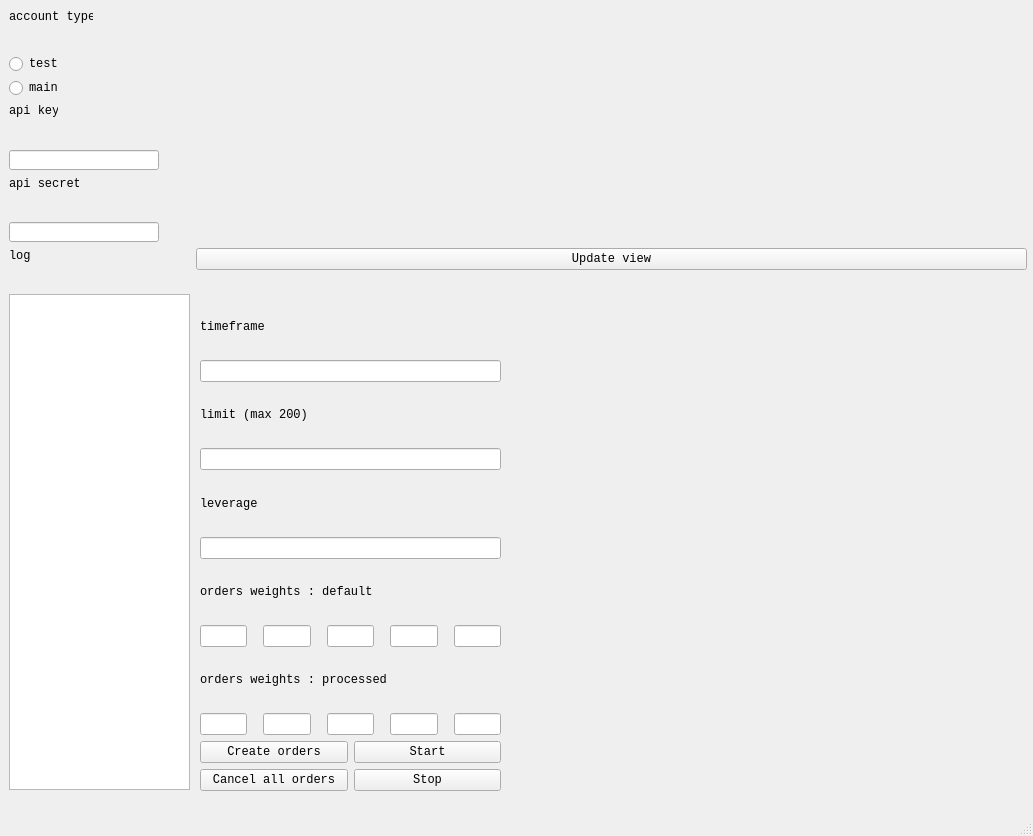
<?xml version="1.0" encoding="UTF-8"?>
<ui version="4.0">
 <class>MainWindow</class>
 <widget class="QMainWindow" name="MainWindow">
  <property name="geometry">
   <rect>
    <x>0</x>
    <y>0</y>
    <width>1033</width>
    <height>836</height>
   </rect>
  </property>
  <property name="font">
   <font>
    <family>Consolas</family>
    <pointsize>9</pointsize>
   </font>
  </property>
  <property name="windowTitle">
   <string>MainWindow</string>
  </property>
  <widget class="QWidget" name="centralwidget">
   <widget class="QRadioButton" name="radioButton">
    <property name="geometry">
     <rect>
      <x>9</x>
      <y>55</y>
      <width>51</width>
      <height>18</height>
     </rect>
    </property>
    <property name="text">
     <string>test</string>
    </property>
   </widget>
   <widget class="QLabel" name="label">
    <property name="geometry">
     <rect>
      <x>9</x>
      <y>9</y>
      <width>84</width>
      <height>16</height>
     </rect>
    </property>
    <property name="text">
     <string>account type</string>
    </property>
   </widget>
   <widget class="QTextBrowser" name="textBrowser">
    <property name="geometry">
     <rect>
      <x>9</x>
      <y>294</y>
      <width>181</width>
      <height>496</height>
     </rect>
    </property>
    <property name="sizeAdjustPolicy">
     <enum>QAbstractScrollArea::AdjustIgnored</enum>
    </property>
   </widget>
   <widget class="QLabel" name="label_3">
    <property name="geometry">
     <rect>
      <x>9</x>
      <y>176</y>
      <width>70</width>
      <height>16</height>
     </rect>
    </property>
    <property name="text">
     <string>api secret</string>
    </property>
   </widget>
   <widget class="QLineEdit" name="lineEdit_2">
    <property name="geometry">
     <rect>
      <x>9</x>
      <y>222</y>
      <width>150</width>
      <height>20</height>
     </rect>
    </property>
   </widget>
   <widget class="QLineEdit" name="lineEdit">
    <property name="geometry">
     <rect>
      <x>9</x>
      <y>150</y>
      <width>150</width>
      <height>20</height>
     </rect>
    </property>
   </widget>
   <widget class="QLabel" name="label_2">
    <property name="geometry">
     <rect>
      <x>9</x>
      <y>103</y>
      <width>49</width>
      <height>16</height>
     </rect>
    </property>
    <property name="text">
     <string>api key</string>
    </property>
   </widget>
   <widget class="QRadioButton" name="radioButton_2">
    <property name="geometry">
     <rect>
      <x>9</x>
      <y>79</y>
      <width>51</width>
      <height>18</height>
     </rect>
    </property>
    <property name="text">
     <string>main</string>
    </property>
   </widget>
   <widget class="QLabel" name="label_9">
    <property name="geometry">
     <rect>
      <x>9</x>
      <y>248</y>
      <width>21</width>
      <height>16</height>
     </rect>
    </property>
    <property name="text">
     <string>log</string>
    </property>
   </widget>
   <widget class="QWidget" name="">
    <property name="geometry">
     <rect>
      <x>196</x>
      <y>9</y>
      <width>831</width>
      <height>261</height>
     </rect>
    </property>
    <layout class="QVBoxLayout" name="verticalLayout_3">
     <item>
      <widget class="QWidget" name="plotwidget" native="true"/>
     </item>
     <item>
      <widget class="QPushButton" name="updateButton">
       <property name="text">
        <string>Update view</string>
       </property>
      </widget>
     </item>
    </layout>
   </widget>
   <widget class="QWidget" name="">
    <property name="geometry">
     <rect>
      <x>200</x>
      <y>300</y>
      <width>301</width>
      <height>491</height>
     </rect>
    </property>
    <layout class="QVBoxLayout" name="verticalLayout_4">
     <item>
      <widget class="QLabel" name="label_4">
       <property name="text">
        <string>timeframe</string>
       </property>
      </widget>
     </item>
     <item>
      <widget class="QLineEdit" name="lineEdit_3"/>
     </item>
     <item>
      <widget class="QLabel" name="label_5">
       <property name="text">
        <string>limit (max 200)</string>
       </property>
      </widget>
     </item>
     <item>
      <widget class="QLineEdit" name="lineEdit_4"/>
     </item>
     <item>
      <widget class="QLabel" name="label_6">
       <property name="text">
        <string>leverage</string>
       </property>
      </widget>
     </item>
     <item>
      <widget class="QLineEdit" name="lineEdit_5"/>
     </item>
     <item>
      <widget class="QLabel" name="label_7">
       <property name="text">
        <string>orders weights : default</string>
       </property>
      </widget>
     </item>
     <item>
      <layout class="QHBoxLayout" name="horizontalLayout_2">
       <property name="spacing">
        <number>16</number>
       </property>
       <item>
        <widget class="QLineEdit" name="w1">
         <property name="clearButtonEnabled">
          <bool>false</bool>
         </property>
        </widget>
       </item>
       <item>
        <widget class="QLineEdit" name="w2"/>
       </item>
       <item>
        <widget class="QLineEdit" name="w3"/>
       </item>
       <item>
        <widget class="QLineEdit" name="w4"/>
       </item>
       <item>
        <widget class="QLineEdit" name="w5"/>
       </item>
      </layout>
     </item>
     <item>
      <widget class="QLabel" name="label_8">
       <property name="text">
        <string>orders weights : processed</string>
       </property>
      </widget>
     </item>
     <item>
      <layout class="QHBoxLayout" name="horizontalLayout_3">
       <property name="spacing">
        <number>16</number>
       </property>
       <item>
        <widget class="QLineEdit" name="w1_2">
         <property name="clearButtonEnabled">
          <bool>false</bool>
         </property>
        </widget>
       </item>
       <item>
        <widget class="QLineEdit" name="w2_2"/>
       </item>
       <item>
        <widget class="QLineEdit" name="w3_2"/>
       </item>
       <item>
        <widget class="QLineEdit" name="w4_2"/>
       </item>
       <item>
        <widget class="QLineEdit" name="w5_2"/>
       </item>
      </layout>
     </item>
     <item>
      <layout class="QHBoxLayout" name="horizontalLayout">
       <item>
        <layout class="QVBoxLayout" name="verticalLayout_2">
         <item>
          <widget class="QPushButton" name="pushButton_3">
           <property name="text">
            <string>Create orders</string>
           </property>
          </widget>
         </item>
         <item>
          <widget class="QPushButton" name="cancelButton">
           <property name="text">
            <string>Cancel all orders</string>
           </property>
          </widget>
         </item>
        </layout>
       </item>
       <item>
        <layout class="QVBoxLayout" name="verticalLayout">
         <property name="sizeConstraint">
          <enum>QLayout::SetNoConstraint</enum>
         </property>
         <item>
          <widget class="QPushButton" name="pushButton">
           <property name="text">
            <string>Start</string>
           </property>
          </widget>
         </item>
         <item>
          <widget class="QPushButton" name="pushButton_2">
           <property name="text">
            <string>Stop</string>
           </property>
          </widget>
         </item>
        </layout>
       </item>
      </layout>
     </item>
    </layout>
   </widget>
  </widget>
  <widget class="QMenuBar" name="menubar">
   <property name="geometry">
    <rect>
     <x>0</x>
     <y>0</y>
     <width>1033</width>
     <height>21</height>
    </rect>
   </property>
  </widget>
  <widget class="QStatusBar" name="statusbar"/>
 </widget>
 <resources/>
 <connections/>
</ui>
